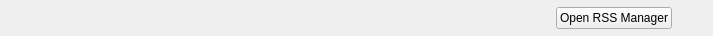
<?xml version="1.0" encoding="UTF-8"?>
<ui version="4.0">
 <class>RSSNotification</class>
 <widget class="QWidget" name="RSSNotification">
  <property name="geometry">
   <rect>
    <x>0</x>
    <y>0</y>
    <width>713</width>
    <height>36</height>
   </rect>
  </property>
  <property name="windowTitle">
   <string>Form</string>
  </property>
  <layout class="QHBoxLayout" name="horizontalLayout_2">
   <property name="topMargin">
    <number>2</number>
   </property>
   <property name="bottomMargin">
    <number>2</number>
   </property>
   <item>
    <widget class="QLabel" name="icon">
     <property name="sizePolicy">
      <sizepolicy hsizetype="Fixed" vsizetype="Preferred">
       <horstretch>0</horstretch>
       <verstretch>0</verstretch>
      </sizepolicy>
     </property>
     <property name="text">
      <string/>
     </property>
     <property name="pixmap">
      <pixmap resource="../data/icons.qrc">:/icons/other/feed.png</pixmap>
     </property>
    </widget>
   </item>
   <item>
    <widget class="QLabel" name="label">
     <property name="sizePolicy">
      <sizepolicy hsizetype="Expanding" vsizetype="Preferred">
       <horstretch>0</horstretch>
       <verstretch>0</verstretch>
      </sizepolicy>
     </property>
     <property name="text">
      <string/>
     </property>
    </widget>
   </item>
   <item>
    <widget class="QPushButton" name="pushButton">
     <property name="text">
      <string>Open RSS Manager</string>
     </property>
    </widget>
   </item>
   <item>
    <widget class="QToolButton" name="closeButton">
     <property name="text">
      <string/>
     </property>
     <property name="autoRaise">
      <bool>true</bool>
     </property>
    </widget>
   </item>
  </layout>
 </widget>
 <resources>
  <include location="../data/icons.qrc"/>
 </resources>
 <connections/>
</ui>
